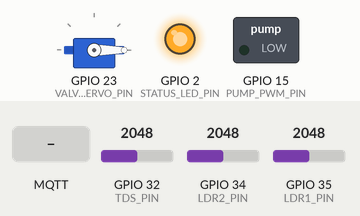
Simulated run of this sketch. Board: ESP32. On the bench: servo, switched loads named in the sketch (green lamp = pin HIGH), output pins drawn as LEDs (lit = HIGH). Inputs (shaded band) come from the test bench; at power-on: GPIO 35 (LDR1_PIN) = 2048, GPIO 32 (TDS_PIN) = 2048, GPIO 34 (LDR2_PIN) = 2048. WiFi joins after 1.5 s; servers stay silent unless stated; no MQTT or app messages arrive unless stated; what the sketch prints to the serial monitor is not drawn.

Above: at 2.8 s.
2.9 s: GPIO 35 (LDR1_PIN) set to 1705
6.2 s: GPIO 35 (LDR1_PIN) set to 1608
At 8.7 s:
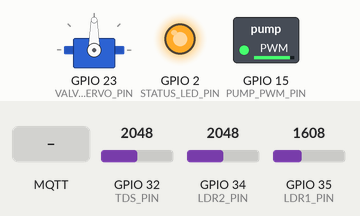
9.0 s: MQTT message "setPump" arrives on the first subscribed topic
At 9.8 s:
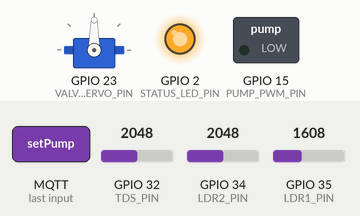
11.5 s: MQTT message "setValve" arrives on the first subscribed topic
At 12.2 s:
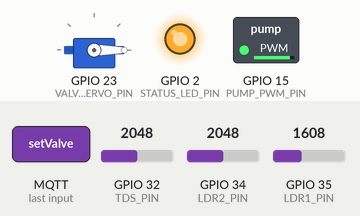
Timing chart, 0 to 14.5 s (numbered marks = the images above; inputs shaded):
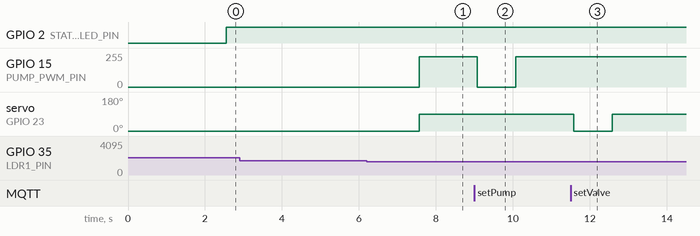

The sketch:

Zone3A_WaterMgmt.ino
```cpp
/*
 * Zone 3A - Water Management Node
 * ESP32 with LDR Level Sensors, TDS Sensor, Pump Control, Valve Servo
 * GPIO Pins: LDR1=35, LDR2=34, TDS=32, Pump=15, Valve Servo=23, Status LED=2
 */

#include <WiFi.h>
#include <MQTT.h>
#include <ESP32Servo.h>

// WiFi credentials
const char* ssid = "YOUR_SSID";
const char* password = "YOUR_PASSWORD";

// ThingsBoard MQTT broker
const char* mqtt_broker = "YOUR_THINGSBOARD_HOST";
const int mqtt_port = 1883;
const char* mqtt_username = "YOUR_DEVICE_TOKEN";

// GPIO Pins
#define LDR1_PIN 35
#define LDR2_PIN 34
#define TDS_PIN 32
#define PUMP_PWM_PIN 15
#define VALVE_SERVO_PIN 23
#define STATUS_LED_PIN 2

// Servo for valve control
Servo valveServo;

// MQTT Client
WiFiClient espClient;
MQTTClient client;

// Thresholds
const int WATER_LEVEL_THRESHOLD = 40;
const int TDS_ALERT_THRESHOLD = 130;

// State tracking
int waterLevel = 65;
int waterLevelSecondary = 60;
int tds = 110;
int pumpSpeed = 0;
bool pumpActive = false;
int valveServoAngle = 0;
bool valveOpen = false;
bool statusLed = false;

void setup() {
  Serial.begin(115200);
  delay(100);

  // Initialize pins
  pinMode(STATUS_LED_PIN, OUTPUT);

  // Set PWM for pump
  ledcSetup(0, 5000, 8);
  ledcAttachPin(PUMP_PWM_PIN, 0);

  // Initialize servo
  valveServo.setPeriodHertz(50);
  valveServo.attach(VALVE_SERVO_PIN, 1000, 2000);
  valveServo.write(0);

  // Connect to WiFi
  connectToWiFi();

  // Setup MQTT
  client.begin(mqtt_broker, mqtt_port, espClient);
  client.onMessage(messageReceived);
}

void loop() {
  // Maintain WiFi connection
  if (WiFi.status() != WL_CONNECTED) {
    connectToWiFi();
  }

  // Maintain MQTT connection
  if (!client.connected()) {
    connectToMQTT();
  }
  client.loop();

  // Read sensors every 2.5 seconds
  static unsigned long lastReadTime = 0;
  if (millis() - lastReadTime >= 2500) {
    lastReadTime = millis();

    // Read LDR1 and LDR2 (0-4095 ADC, convert to 0-100%)
    int ldr1ADC = analogRead(LDR1_PIN);
    int ldr2ADC = analogRead(LDR2_PIN);
    waterLevel = map(ldr1ADC, 0, 4095, 0, 100);
    waterLevelSecondary = map(ldr2ADC, 0, 4095, 0, 100);

    // Read TDS (0-4095 ADC, convert to 0-1000 ppm approx)
    int tdsADC = analogRead(TDS_PIN);
    tds = map(tdsADC, 0, 4095, 0, 1000);

    // Auto-control logic: Activate pump and open valve if water level < 40%
    if (waterLevel < WATER_LEVEL_THRESHOLD) {
      pumpActive = true;
      pumpSpeed = 90;
      ledcWrite(0, (pumpSpeed * 255) / 100);
      valveOpen = true;
      valveServoAngle = 90;
      valveServo.write(valveServoAngle);
      statusLed = true;
    } else if (waterLevel > WATER_LEVEL_THRESHOLD + 5) {
      pumpActive = false;
      pumpSpeed = 0;
      ledcWrite(0, 0);
      valveOpen = false;
      valveServoAngle = 0;
      valveServo.write(valveServoAngle);
      statusLed = false;
    }

    // Alert if TDS is too high
    if (tds > TDS_ALERT_THRESHOLD) {
      statusLed = true;
    }

    // Update status LED
    digitalWrite(STATUS_LED_PIN, statusLed ? HIGH : LOW);

    // Publish telemetry
    publishTelemetry();
  }

  delay(100);
}

void connectToWiFi() {
  Serial.print("Connecting to WiFi: ");
  Serial.println(ssid);
  WiFi.begin(ssid, password);

  int attempts = 0;
  while (WiFi.status() != WL_CONNECTED && attempts < 20) {
    delay(500);
    Serial.print(".");
    attempts++;
  }

  if (WiFi.status() == WL_CONNECTED) {
    Serial.println("\nWiFi connected!");
  }
}

void connectToMQTT() {
  Serial.print("Connecting to MQTT as Zone3A...");

  if (client.connect("Zone3A", mqtt_username, "")) {
    Serial.println("connected!");
    client.subscribe("v1/devices/me/rpc/request/+");
  } else {
    Serial.println("failed");
  }
}

void publishTelemetry() {
  String payload = "{";
  payload += "\"waterLevel\":" + String(waterLevel);
  payload += ",\"waterLevelSecondary\":" + String(waterLevelSecondary);
  payload += ",\"tds\":" + String(tds);
  payload += ",\"pumpSpeed\":" + String(pumpSpeed);
  payload += ",\"pumpActive\":" + String(pumpActive ? "true" : "false");
  payload += ",\"valveServoAngle\":" + String(valveServoAngle);
  payload += ",\"valveOpen\":" + String(valveOpen ? "true" : "false");
  payload += ",\"statusLed\":" + String(statusLed ? "true" : "false");
  payload += "}";

  client.publish("v1/devices/me/telemetry", payload);
}

void messageReceived(String &topic, String &payload) {
  Serial.print("Incoming MQTT message: ");
  Serial.println(payload);

  if (topic.indexOf("rpc/request") != -1) {
    if (payload.indexOf("setPump") != -1) {
      pumpActive = payload.indexOf("true") != -1;
      pumpSpeed = pumpActive ? 90 : 0;
      ledcWrite(0, (pumpSpeed * 255) / 100);

      String response = "{\"result\":true}";
      client.publish("v1/devices/me/rpc/response/1", response);
    }

    if (payload.indexOf("setValve") != -1) {
      valveOpen = payload.indexOf("true") != -1;
      valveServoAngle = valveOpen ? 90 : 0;
      valveServo.write(valveServoAngle);

      String response = "{\"result\":true}";
      client.publish("v1/devices/me/rpc/response/1", response);
    }
  }
}
```

Measured:
- the behaviour switches between 1638 and 1637 on GPIO 35 (LDR1_PIN) (found by bisection; images 0 and 1)
- after the input at 2.9 s, every drawn part: stays the same
- after the input at 6.2 s, GPIO 15 (PUMP_PWM_PIN): 0/255 → 228/255 after 1.4 s; servo on GPIO 23 (VALVE_SERVO_PIN): 0° → 90° after 1.4 s
- after the input at 9.0 s, GPIO 15 (PUMP_PWM_PIN): 228/255 → 0/255 after 0.08 s, → 228/255 1.0 s later
- after the input at 11.5 s, servo on GPIO 23 (VALVE_SERVO_PIN): 90° → 0° after 0.09 s, → 90° 1.0 s later
